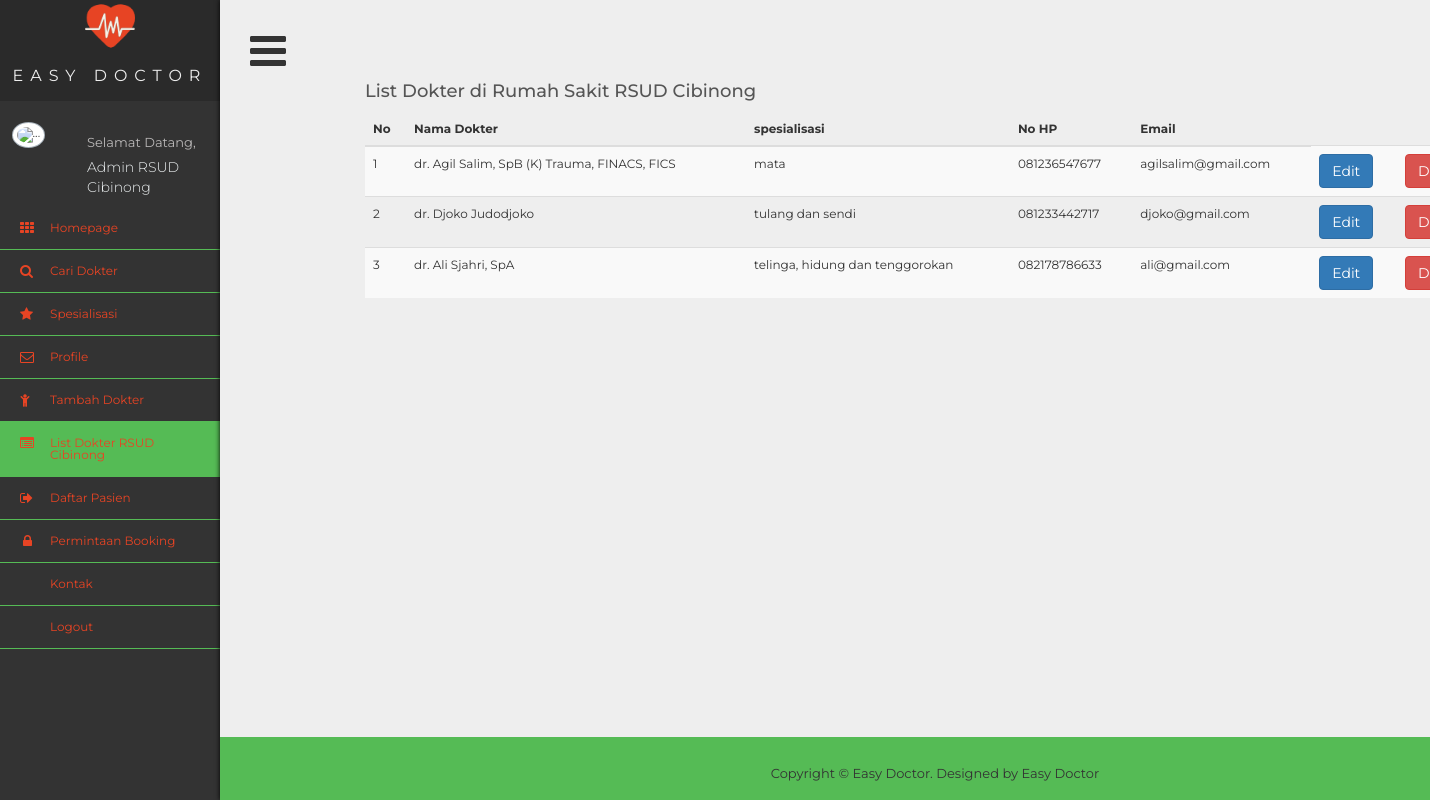
The app's page /adminrs/doctor/listdoctor.php (signed in) with its own data.
### tables this page shows
CREATE TABLE `admin_rs` (
  `id_hospital` int(11) NOT NULL,
  `hospital_name` text NOT NULL,
  `direktur` text NOT NULL,
  `street` varchar(70) NOT NULL,
  `city` varchar(30) NOT NULL,
  `province` varchar(30) NOT NULL,
  `kodepos` int(10) NOT NULL,
  `phone_number` text NOT NULL,
  `email` varchar(45) NOT NULL,
  `username` varchar(20) NOT NULL,
  `password` varchar(45) NOT NULL,
  `photo_rs` varchar(100) NOT NULL
);

CREATE TABLE `doctor` (
  `id_doctor` int(11) NOT NULL,
  `id_hospital` int(11) NOT NULL,
  `name` text NOT NULL,
  `email` varchar(50) NOT NULL,
  `id_specialization` int(10) NOT NULL,
  `phone_number_doc` text NOT NULL,
  `jam` text NOT NULL,
  `photo_doctor` varchar(100) NOT NULL
);

CREATE TABLE `specialization` (
  `id_specialization` int(10) NOT NULL,
  `specialization_name` text NOT NULL
);

### adminrs/doctor/listdoctor.php (the view, shortened to what this page needs)
<!DOCTYPE html>
<?php
	include "../../connect.php";
	if (isset($_SESSION['id_hospital'])) {
		$id_hospital = $_SESSION['id_hospital'];
	$query = mysqli_query($connect, "SELECT * FROM doctor where id_hospital = '$id_hospital'");
	$query_rs = mysqli_query($connect, "SELECT * FROM admin_rs where id_hospital = '$id_hospital'");
	$result_rs = mysqli_fetch_array($query_rs);
	?>
<html >
<head>
<link rel="stylesheet" type="text/css"  href="../../css/bootstrap.css">
<link rel="stylesheet" type="text/css" href="../../fonts/font-awesome/css/font-awesome.css">
<link rel="stylesheet" type="text/css"  href="../../css/profile.css">
<link rel="stylesheet" href="../../css/style3.css">
<link rel="stylesheet" type="text/css"  href="../../css/animate.css">
<link rel="stylesheet" type="text/css"  href="../../css/animate.min.css">
<link rel="stylesheet" type="text/css" href="../../css/prettyPhoto.css">
</head>
</head>
<body>
  <div class='wrapper'>
  <div class='sidebar'>
    <div class='title'>
      <img src="../../ico/cardiogram.png" width="50" height="50" align="middle" ><br>
Easy Doctor
    </div>
		<?php include'../welcomeadmin.php' ?>
    <ul class='nav'>
			<li>
        <a href="../index.php">Homepage</a>
      </li>
            <li>
        <a>Cari Dokter</a>
      </li>
      <li class="dropdown">
        <a a href="#" class="dropdown-toggle" data-toggle="dropdown">Spesialisasi</a>
      </li>
      <li>
        <a href="../profile.php">Profile</a>
      </li>
	  <li>
        <a href="adddoctor.php">Tambah Dokter</a>
      </li>
      <li style="list-style-type:'\f08b'">
        <a href = "listdoctor.php" class="active">List Dokter <?php echo $result_rs['hospital_name']; ?></a>
      </li>
			<li style="list-style-type:'\f08b'">
	      <a href = "../daftar_pasien.php">Daftar Pasien</a>
	    </li>
      <li style="list-style-type:'\f08b'">
        <a href = "../ask_booking.php">Permintaan Booking</a>
      </li>
      <li>
        <a>Kontak</a>
      </li>
      <li style="list-style-type:'\f08b'">
        <a href = "../signout.php">Logout</a>
      </li>
    </ul>
  </div>
  <div class='content isOpen'>
    <a class='button'></a>
<div class="container">
	<div class="row">
        <div class="col-md-12">
        <h4>List Dokter di Rumah Sakit <?php echo $result_rs['hospital_name'];  ?></h4>
        <div class="table-responsive">
              <table id="mytable" class="table table-bordred table-striped">
                   <thead>
										 <th>No</th>
								 		<th>Nama Dokter</th>
										<th>spesialisasi</th>
										<th>No HP</th>
								 		<th>Email</th>
                   </thead>
    <tbody>
			<?php
				$count = 1;
				while($result = mysqli_fetch_array($query)){
							$id_s = $result['id_specialization'];
							$spes = mysqli_query($connect, "SELECT * FROM specialization where id_specialization = '$id_s'");
							$ids = mysqli_fetch_array($spes);
					echo
					'<tr>
						<td>'.$count++.'</td>
						<td>'.$result['name'].'</td>
						<td>'.$ids['specialization_name'].'</td>
						<td>'.$result['phone_number_doc'].'</td>
						<td>'.$result['email'].'</td>
						<td><a href="editdoctor.php?id='.$result['id_doctor'].'"><button type="button" class="btn btn-primary">Edit</button></td>
						<td><a href="deletedoctor.php?id='.$result['id_doctor'].'" button type="button" class="btn btn-danger">Delete</button></td>
					</tr>';
				}
			}
			?>
    </tbody>
</table>
            </div>
        </div>
	</div>
</div>
	<div id="footer">
  <div class="container">
    <p>Copyright &copy; Easy Doctor. Designed by <a href="#" rel="nofollow">Easy Doctor</a></p>
  </div>
</div>
</div>
  </div>
</body>
</body>
</html>

### adminrs/welcomeadmin.php
<div class="profile clearfix">
           <div class="profile_pic">
             <img src="../../images/img.jpg" alt="..." class="img-circle profile_img">
           </div>
           <div class="profile_info">
             <span>Selamat Datang,</span>
             <h2	>Admin <?php echo $result_rs['hospital_name']; ?></h2>
           </div>
         </div>

### css/style3.css (style rules this page uses)
* { margin: 0; padding: 0; }
*, *:before, *:after { box-sizing: border-box; }
html, body { height: 100%; }
body { font: 12px/1 'Montserrat', sans-serif; color: #333; background: #333; overflow-x: hidden; }
.wrapper { display: flex; min-height: 100%; }
.sidebar { position: absolute; width: 220px; }
.content { flex: 1; padding: 30px; background: #eee; box-shadow: 0 0 5px black; transform: translate3d(0, 0, 0); transition: transform .3s; }
.content.isOpen { transform: translate3d(220px, 0, 0); }
.button { cursor: pointer; }
.button:before { content: '\f0c9'; font: 42px fontawesome; }
.title { font-size: 16px; line-height: 50px; text-align: center; text-transform: uppercase; letter-spacing: 7px; color: #eee; border-bottom: 1px solid #333; background: #2a2a2a; }
.nav li a { position: relative; display: block; padding: 15px 15px 15px 50px; font-size: 12px; color: #eee; border-bottom: 1px solid #5b5; }
.nav li a:before { font: 14px fontawesome; position: absolute; top: 14px; left: 20px; }
.nav li:nth-child(1) a:before { content: '\f00a'; }
.nav li:nth-child(2) a:before { content: '\f002'; }
.nav li:nth-child(3) a:before { content: '\f005'; }
.nav li:nth-child(4) a:before { content: '\f003'; }
.nav li:nth-child(5) a:before { content: '\f1ae'; }
.nav li:nth-child(6) a:before { content: '\f022'; }
.nav li:nth-child(7) a:before { content: '\f08b'; }
.nav li:nth-child(8) a:before { content: '\f023'; left: 23px; }
.nav li a.active { box-shadow: inset 5px 0 0 #5b5, inset 6px 0 0 #333; background: #5b5; }
h2 { font-size: 18px; font-weight: 400; color: #999; }
a { color: #333; }
.profile_pic { width: 35%; float: left }
.img-circle.profile_img { width: 70%; background: #fff; margin-left: 15%; z-index: 1000; position: inherit; margin-top: 20px; border: 1px solid rgba(52, 73, 94, 0.44); padding: 4px }
.profile_info { padding: 25px 10px 10px; width: 65%; float: left }
.profile_info span { font-size: 13px; line-height: 30px; color: #BAB8B8 }
.profile_info h2 { font-size: 14px; color: #ECF0F1; margin: 0; font-weight: 300 }
h2 { text-transform: none ; line-height: 20px; margin: 0; }
.nav li a.active { box-shadow: inset 0 0 0 #5b5, inset 0 0 0 #333!important; background: #5b5; }
.content { flex: 1; padding-right: 0px; padding-left : 0px; background: #eee; box-shadow: 0 0 5px black; transform: translate3d(0, 0, 0); transition: transform .3s; }
.button:before { content: '\f0c9'; font: 42px fontawesome; padding: 30px; padding-bottom: 30px; }

### adminrs/doctor/listdoctor.php (style rules this page uses)
body { background: #fff; }

### records on screen
admin_rs: hospital_name "RSUD Cibinong"
doctor: name "dr. Agil Salim, SpB (K) Trauma, FINACS, FICS", id_specialization.specialization_name "mata", phone_number_doc "081236547677", email "agilsalim@gmail.com"
doctor: name "dr. Djoko Judodjoko", id_specialization.specialization_name "tulang dan sendi", phone_number_doc "081233442717", email "djoko@gmail.com"
doctor: name "dr. Ali Sjahri, SpA", id_specialization.specialization_name "telinga, hidung dan tenggorokan", phone_number_doc "082178786633", email "ali@gmail.com"
